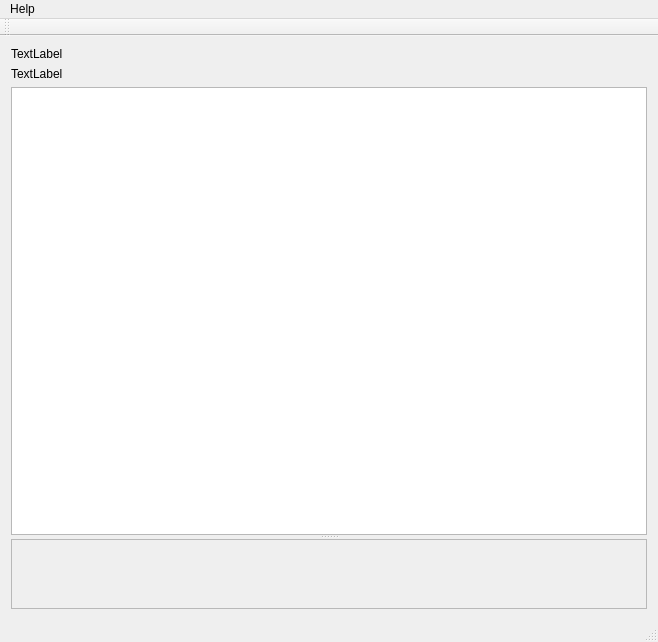
<?xml version="1.0" encoding="UTF-8"?>
<ui version="4.0">
 <class>MainWindow</class>
 <widget class="QMainWindow" name="MainWindow">
  <property name="geometry">
   <rect>
    <x>0</x>
    <y>0</y>
    <width>658</width>
    <height>642</height>
   </rect>
  </property>
  <property name="windowTitle">
   <string>MainWindow</string>
  </property>
  <widget class="QWidget" name="centralWidget">
   <layout class="QGridLayout" name="gridLayout">
    <item row="0" column="0">
     <widget class="QLabel" name="DeviceName">
      <property name="text">
       <string>TextLabel</string>
      </property>
     </widget>
    </item>
    <item row="1" column="0">
     <widget class="QLabel" name="Geometry">
      <property name="text">
       <string>TextLabel</string>
      </property>
     </widget>
    </item>
    <item row="2" column="0">
     <widget class="QSplitter" name="splitter">
      <property name="orientation">
       <enum>Qt::Vertical</enum>
      </property>
      <widget class="QGraphicsView" name="graphicsView"/>
      <widget class="QScrollArea" name="scrollArea">
       <property name="widgetResizable">
        <bool>true</bool>
       </property>
       <widget class="QWidget" name="scrollAreaWidgetContents">
        <property name="geometry">
         <rect>
          <x>0</x>
          <y>0</y>
          <width>638</width>
          <height>68</height>
         </rect>
        </property>
        <layout class="QGridLayout" name="gridLayout_2">
         <item row="0" column="0">
          <layout class="QVBoxLayout" name="propertiesLayout">
           <property name="sizeConstraint">
            <enum>QLayout::SetNoConstraint</enum>
           </property>
          </layout>
         </item>
        </layout>
       </widget>
      </widget>
     </widget>
    </item>
   </layout>
  </widget>
  <widget class="QMenuBar" name="menuBar">
   <property name="geometry">
    <rect>
     <x>0</x>
     <y>0</y>
     <width>658</width>
     <height>19</height>
    </rect>
   </property>
   <widget class="QMenu" name="menuHelp">
    <property name="title">
     <string>Help</string>
    </property>
   </widget>
   <addaction name="menuHelp"/>
  </widget>
  <widget class="QToolBar" name="mainToolBar">
   <attribute name="toolBarArea">
    <enum>TopToolBarArea</enum>
   </attribute>
   <attribute name="toolBarBreak">
    <bool>false</bool>
   </attribute>
  </widget>
  <widget class="QStatusBar" name="statusBar"/>
 </widget>
 <layoutdefault spacing="6" margin="11"/>
 <resources/>
 <connections/>
</ui>
